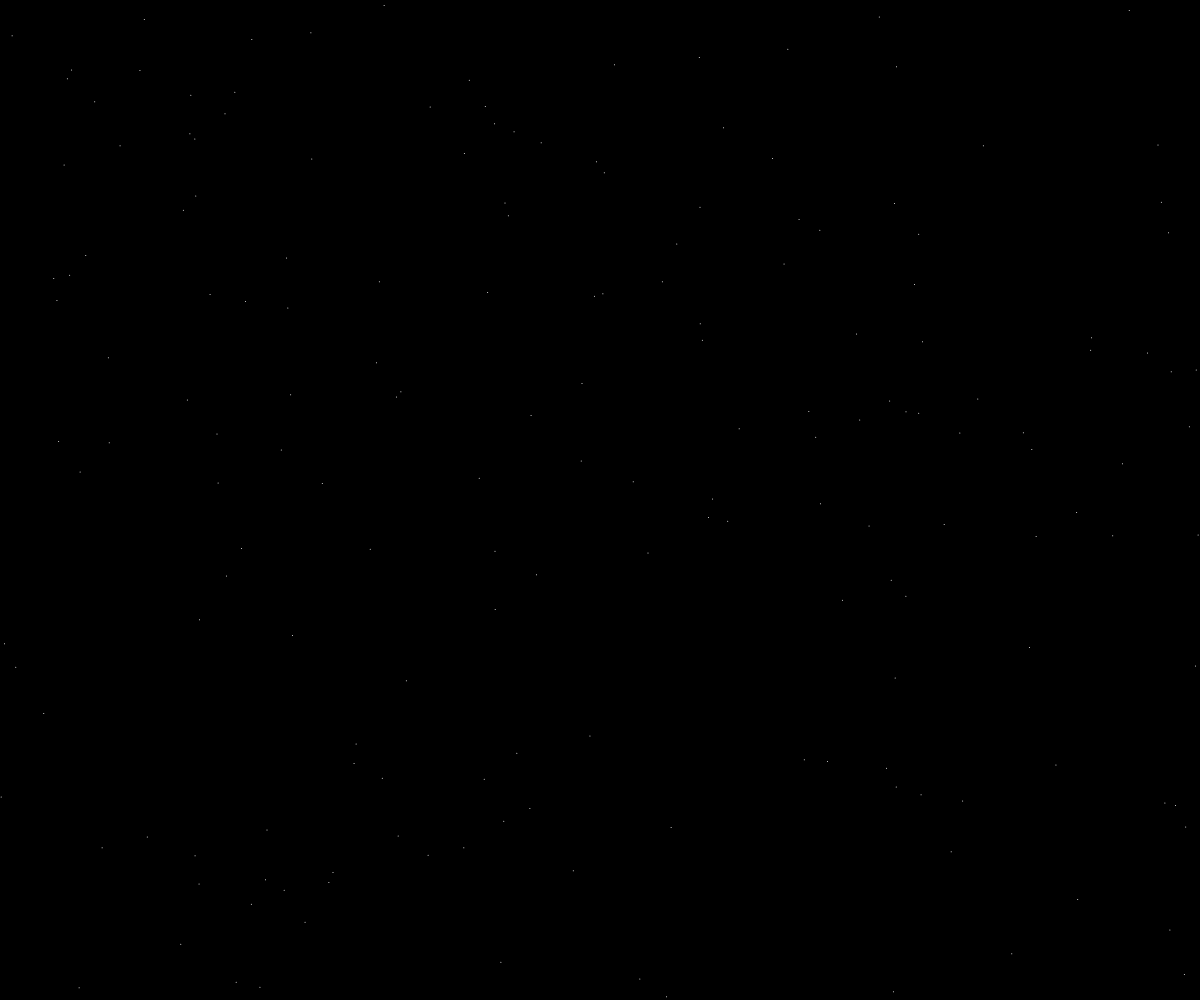
Frame 1 (no input)
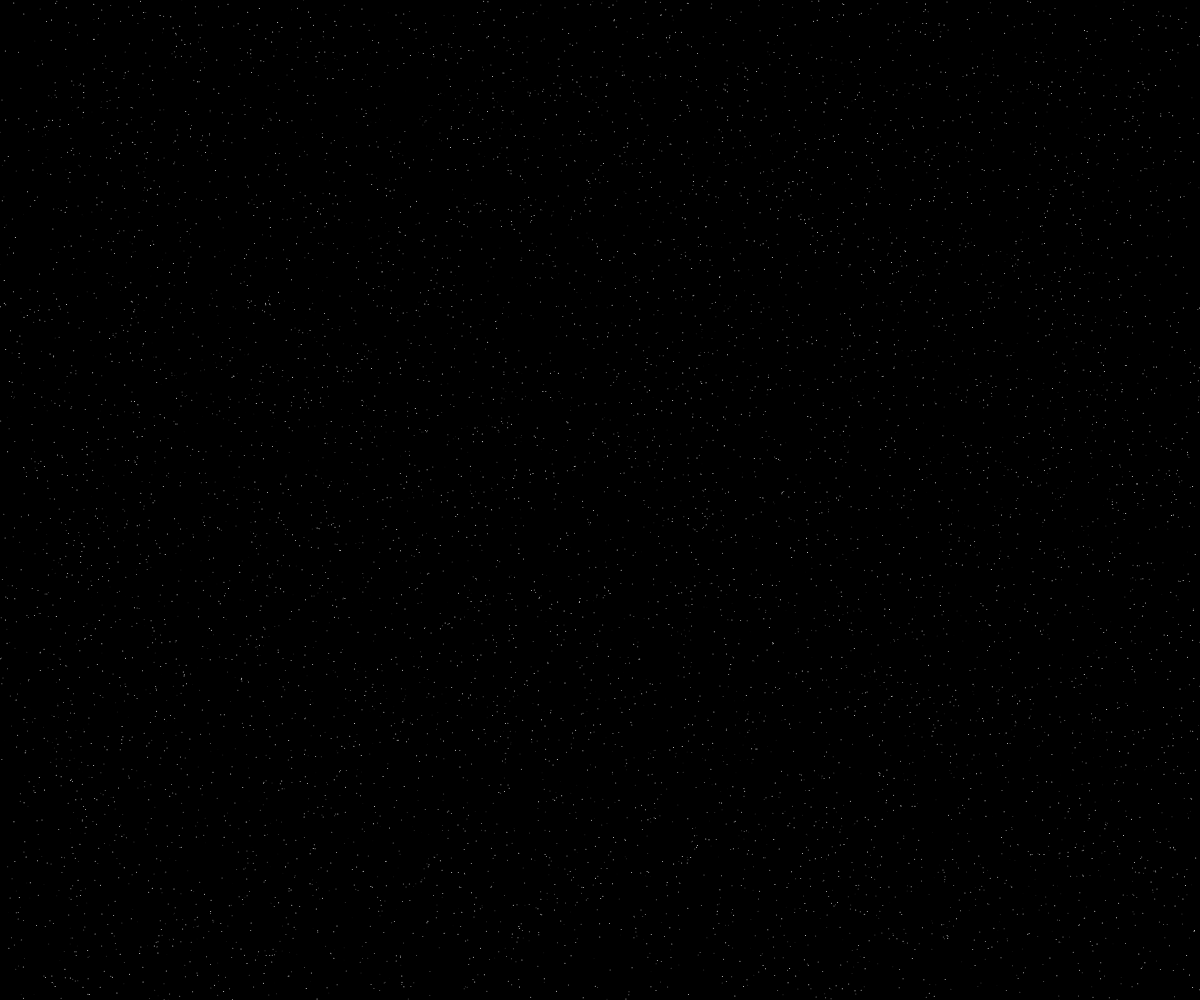
Frame 60 (no input)
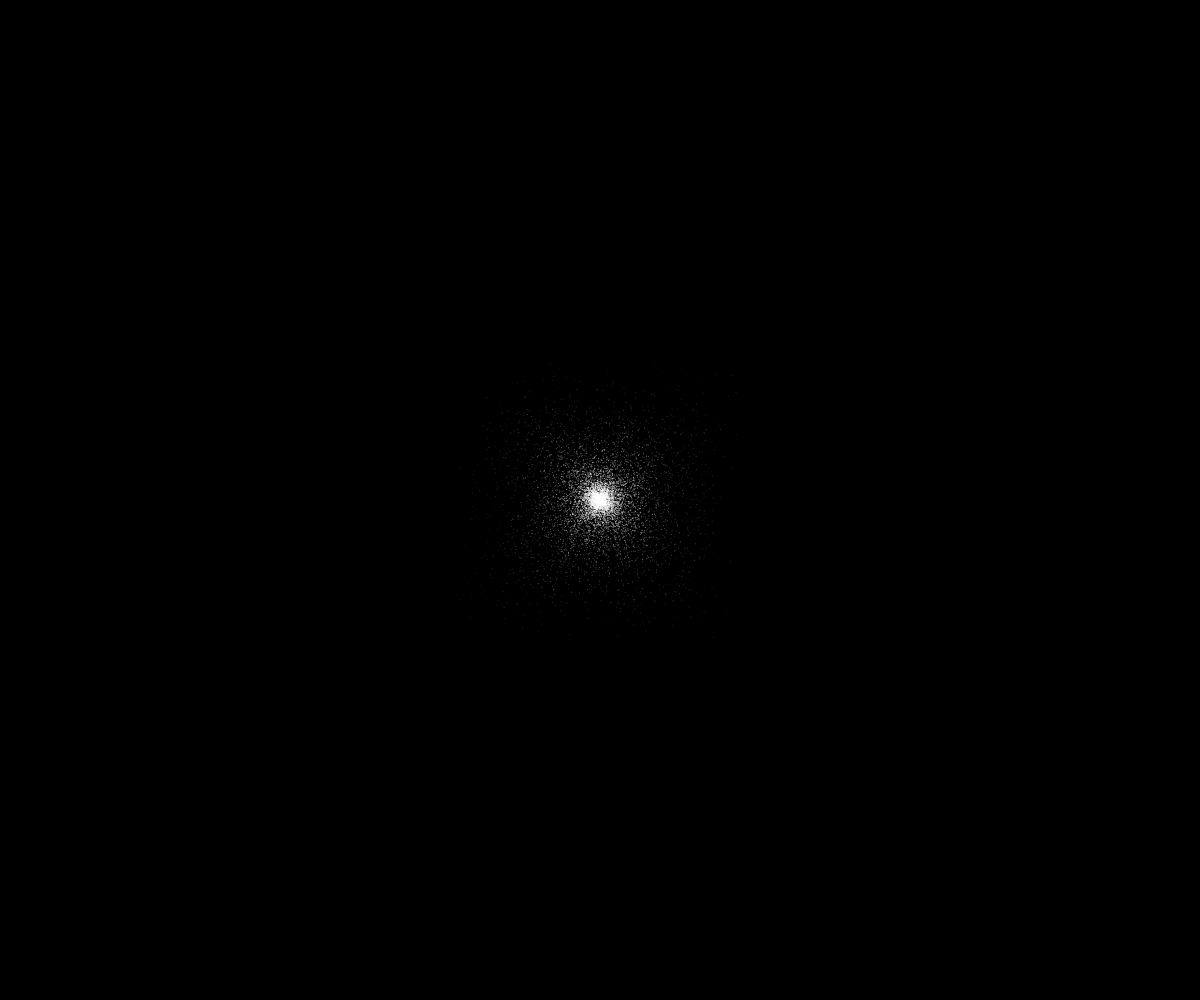
Frame 120 (the mouse pressed at the canvas centre since frame 60)

The p5.js sketch that drew these frames (run headless with seeded random() and noise() and a simulated clock; from frame 60 on, the mouse is pressed at the canvas centre):

// p5.js sketch
// ── sketch.js
let particles = [];
let numP = 180;
let sizeP = 1;


function setup() {
  createCanvas(windowWidth, windowHeight);
  
}

function draw() {
  background(0);
  for (let i =0; i<numP; i++){
   let p = new Particle(); 
      particles.push(p);

  }

  for (let i = particles.length -1; i>=0; i--) {
    particles[i].update();
    particles[i].show();
    if (particles[i].finished()){
      
      particles.splice(i,1);
    }
  }
}

class Particle {
  
  constructor () {
    this.x = width/2;
    this.y = height/2;
    this.vx = random(-1, 1);
    this.vy = random(-1, 1);
    this.ax = random(-0.1, 0.1);
    this.ay = random(0.1, -0.1);
    this.alpha = 255;
  }
  
  finished(){
    return this.alpha <0;
  }
  
  update(){
    this.vx += this.ax;
    this.vy += this.ay;
    this.x += this.vx;
    this.y += this.vy; 
    this.alpha -=5;
  }
  
  show() {
    noStroke();
//stroke(255);
    fill(255, this.alpha);
    ellipse(this.x+random(-(width/2-mouseX), width/2-mouseX), this.y+random(-(height/2-mouseY), height/2-mouseY), sizeP);
   // text ("0", this.x, this.y);
  }
}
